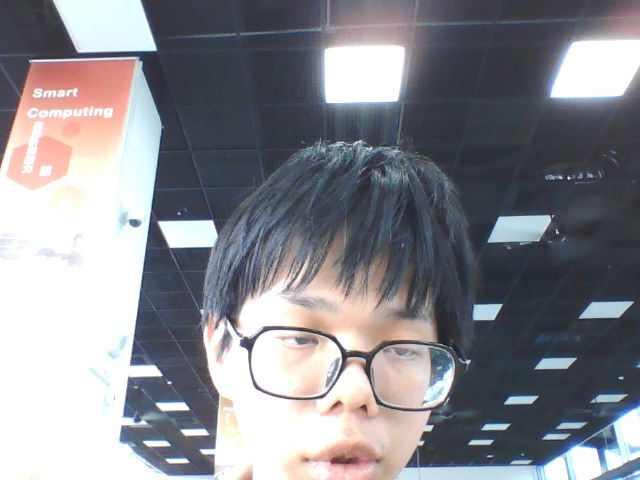
#> input picture photo.jpg, 640 x 480 px
$ python ex3.py   (older library calls are emulated)
#> lines starting #> are read from the running program, lines starting #| are printed output that depends on the picture
import cv2

src = cv2.imread("photo.jpg")
#> src is the input picture: shape (480, 640, 3); mean B, G, R 142, 136.3, 136
dstx = cv2.Sobel(src, cv2.CV_32F, 1, 0)         # 計算 x 軸影像梯度
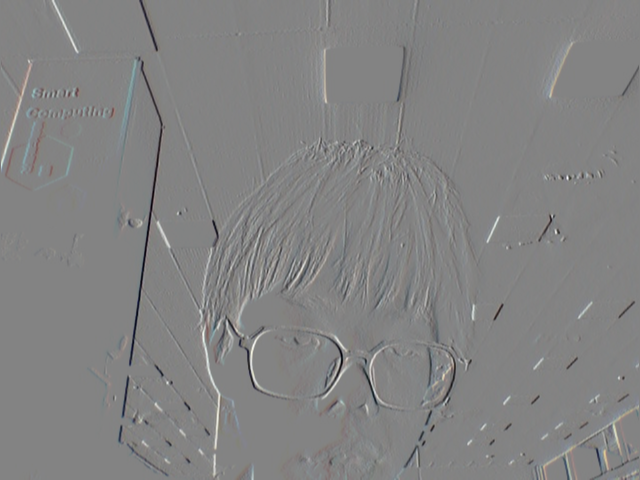
#> dstx: shape (480, 640, 3) float32; mean B, G, R -1, -1.1, -1.1; drawn with min black and max white
dsty = cv2.Sobel(src, cv2.CV_32F, 0, 1)         # 計算 y 軸影像梯度
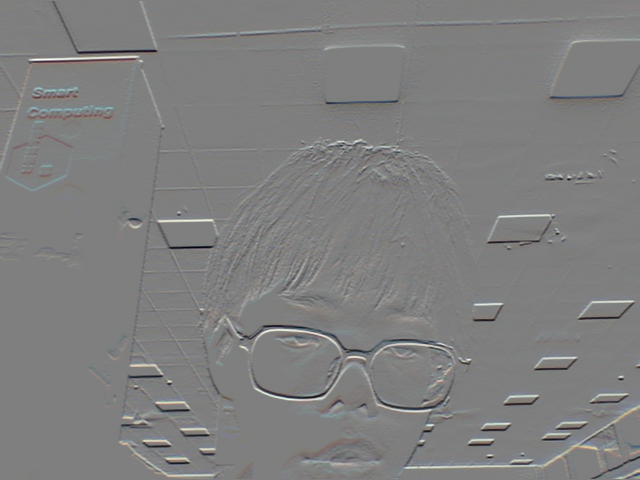
#> dsty: shape (480, 640, 3) float32; mean B, G, R 2.1, 2.2, 2.1; drawn with min black and max white
dstx = cv2.convertScaleAbs(dstx)                # 將負值轉正值
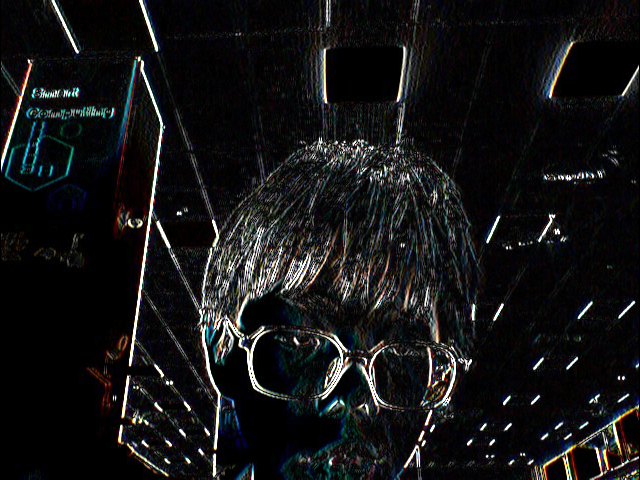
#> dstx: shape (480, 640, 3); mean B, G, R 21.7, 21.1, 20.9
dsty = cv2.convertScaleAbs(dsty)                # 將負值轉正值
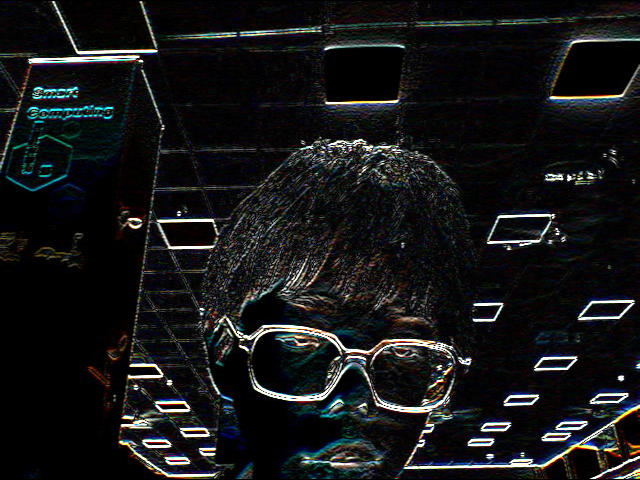
#> dsty: shape (480, 640, 3); mean B, G, R 23.7, 22.8, 22
dst =  cv2.addWeighted(dstx, 0.5,dsty, 0.5, 0)  # 影像融合
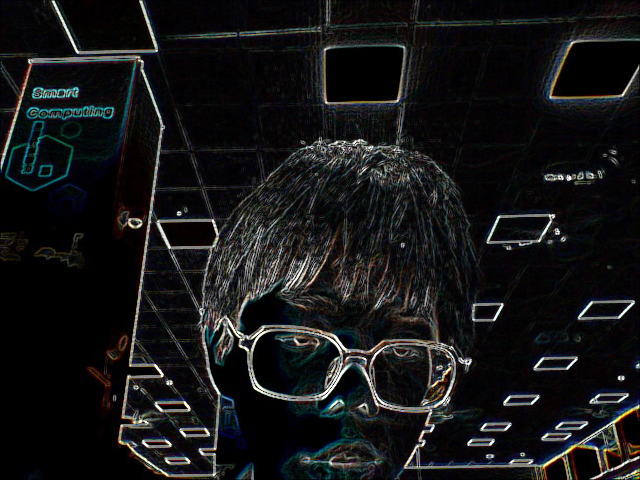
#> dst: shape (480, 640, 3); mean B, G, R 22.7, 22, 21.5
cv2.imshow("Src", src)
cv2.imshow("Dstx", dstx)
cv2.imshow("Dsty", dsty)
cv2.imshow("Dst", dst)

cv2.waitKey(0)
cv2.destroyAllWindows()
